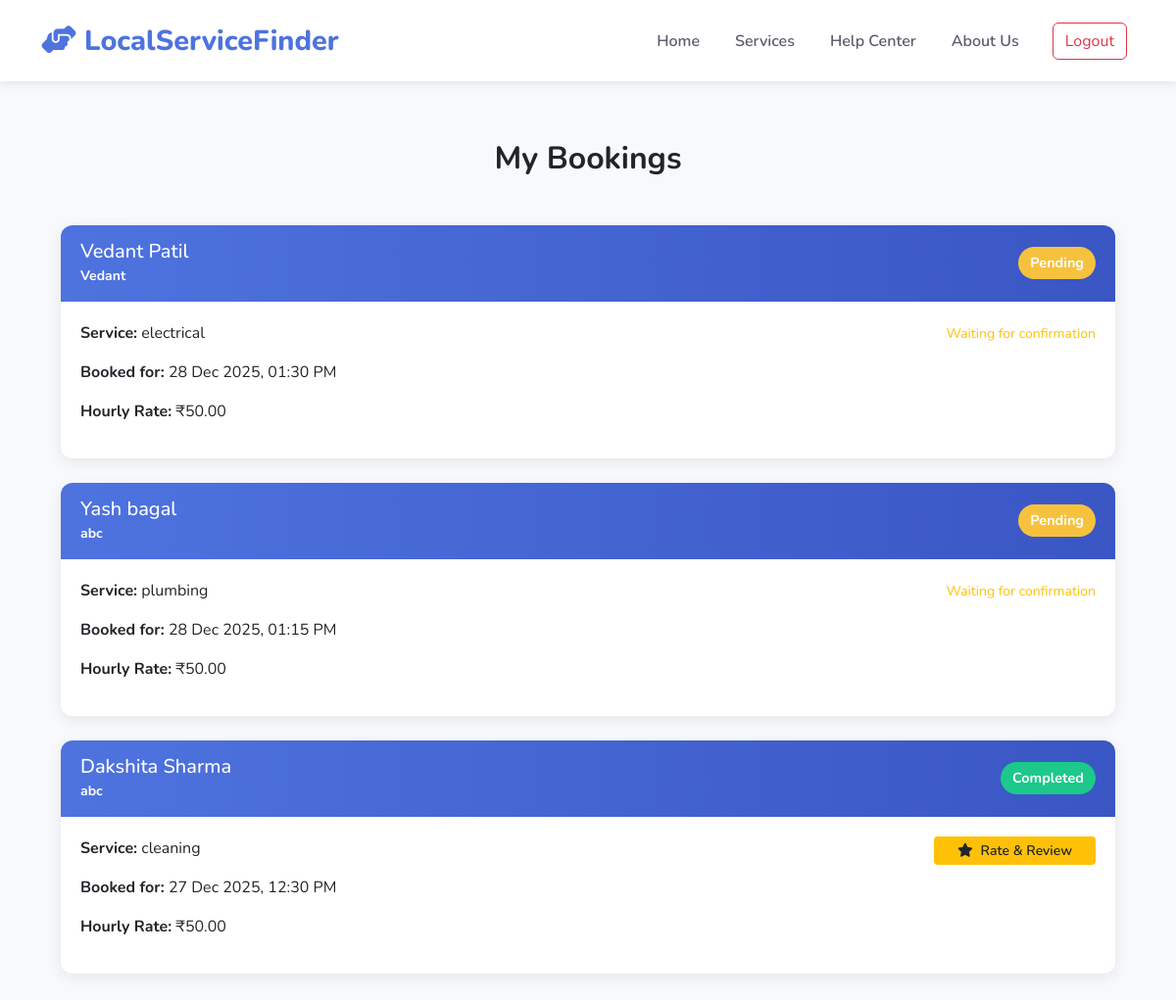
/my_bookings.php (signed in), run on the app's committed database.
### tables this page shows
CREATE TABLE `bookings` (
  `booking_id` int(11) NOT NULL,
  `user_id` int(11) DEFAULT NULL,
  `provider_id` int(11) NOT NULL,
  `service_category` varchar(100) NOT NULL,
  `booking_date` date NOT NULL,
  `booking_time` time NOT NULL,
  `notes` text DEFAULT NULL,
  `email` varchar(150) NOT NULL,
  `status` enum('pending','confirmed','completed','canceled') DEFAULT 'pending',
  `created_at` timestamp NULL DEFAULT current_timestamp()
);

CREATE TABLE `service_providers` (
  `provider_id` int(11) NOT NULL,
  `user_id` int(11) NOT NULL,
  `business_name` varchar(100) NOT NULL,
  `service_category` varchar(50) NOT NULL,
  `experience_years` int(11) DEFAULT 0,
  `hourly_rate` decimal(8,2) DEFAULT 0.00,
  `rating` decimal(3,2) DEFAULT 0.00,
  `rating_count` int(10) UNSIGNED NOT NULL DEFAULT 0,
  `description` text DEFAULT NULL,
  `created_at` timestamp NULL DEFAULT current_timestamp()
);

### my_bookings.php (the view, shortened to what this page needs)
<?php
$user_id = (int)$_SESSION['user_id'];
$conn = new mysqli("localhost", "root", "", "sem_project");
$stmt = $conn->prepare("
    SELECT
        b.booking_id,
        b.provider_id,
        b.booking_date,
        b.booking_time,                  -- ADDED: this is where the actual time is stored
        b.status,
        b.service_category,
        CONCAT(s.first_name, ' ', s.last_name) AS provider_name,
        sp.business_name,
        sp.service_category AS provider_category,
        sp.hourly_rate
    FROM bookings b
    LEFT JOIN signup s ON b.provider_id = s.user_id
    LEFT JOIN service_providers sp ON b.provider_id = sp.user_id
    WHERE b.user_id = ?
    ORDER BY b.booking_date DESC, b.booking_time DESC
");
$stmt->bind_param("i", $user_id);
$stmt->execute();
$result = $stmt->get_result();
$bookings = $result->fetch_all(MYSQLI_ASSOC);
?>
<!DOCTYPE html>
<html lang="en">
<head>
    <link href="https://cdn.jsdelivr.net/npm/bootstrap@5.3.0/dist/css/bootstrap.min.css" rel="stylesheet">
    <link rel="stylesheet" href="https://cdnjs.cloudflare.com/ajax/libs/font-awesome/6.4.0/css/all.min.css">
</head>
<body>
<nav class="navbar navbar-expand-lg navbar-light sticky-top">
    <div class="container">
        <a class="navbar-brand" href="index.php">
            <i class="fas fa-hands-helping"></i> LocalServiceFinder
        </a>
        <div class="collapse navbar-collapse" id="navbarNav">
            <ul class="navbar-nav ms-auto">
                <li class="nav-item"><a class="nav-link" href="index.php">Home</a></li>
                <li class="nav-item"><a class="nav-link" href="service.php">Services</a></li>
                <li class="nav-item"><a class="nav-link" href="help_center.html">Help Center</a></li>
                <li class="nav-item"><a class="nav-link" href="about.html">About Us</a></li>
            </ul>
            <div class="ms-lg-3 mt-3 mt-lg-0">
                <a href="logout.php" class="btn btn-outline-danger me-2">Logout</a>
            </div>
        </div>
    </div>
</nav>
<div class="bookings-container container">
    <h2 class="text-center fw-bold mb-5">My Bookings</h2>
    <?php if (empty($bookings)): ?>
        <div class="no-bookings">
            <i class="fas fa-calendar-times fa-4x text-muted mb-4"></i>
            <h4 class="text-muted">No bookings found</h4>
            <p class="text-muted mb-4">You haven't booked any services yet.</p>
            <a href="service.php" class="btn btn-primary btn-lg px-5">Browse Services</a>
        </div>
    <?php else: ?>
        <?php foreach ($bookings as $booking): ?>
            <div class="booking-card">
                <div class="booking-header d-flex justify-content-between align-items-center">
                    <div>
                        <h5 class="mb-0"><?= htmlspecialchars($booking['provider_name']) ?></h5>
                        <?php if (!empty($booking['business_name'])): ?>
                            <small><?= htmlspecialchars($booking['business_name']) ?></small>
                        <?php endif; ?>
                    </div>
                    <span class="status-badge status-<?= strtolower($booking['status']) ?>">
                        <?= ucfirst($booking['status']) ?>
                    </span>
                </div>
                <div class="booking-body">
                    <div class="row">
                        <div class="col-md-6">
                            <p><strong>Service:</strong> <?= htmlspecialchars($booking['service_category'] ?: $booking['provider_category'] ?: 'N/A') ?></p>
                            <?php
                            $date_part = $booking['booking_date'] ?? 'Unknown';
                            $time_part = $booking['booking_time'] ?? '00:00:00';
                            $full_datetime = $date_part . ' ' . $time_part;
                            $display_datetime = date('d M Y, h:i A', strtotime($full_datetime));
                            ?>
                            <p><strong>Booked for:</strong> <?= htmlspecialchars($display_datetime) ?></p>
                            <?php if (!empty($booking['hourly_rate'])): ?>
                                <p><strong>Hourly Rate:</strong> ₹<?= number_format($booking['hourly_rate'], 2) ?></p>
                            <?php endif; ?>
                        </div>
                        <div class="col-md-6 text-md-end mt-3 mt-md-0">
                            <?php if ($booking['status'] === 'completed'): ?>
                                <a href="feedback.php?provider=<?= urlencode($booking['provider_id']) ?>"
                                   class="btn btn-review btn-sm px-4">
                                    <i class="fas fa-star me-1"></i> Rate & Review
                                </a>
                            <?php elseif ($booking['status'] === 'pending'): ?>
                                <small class="text-warning">Waiting for confirmation</small>
                            <?php elseif ($booking['status'] === 'cancelled'): ?>
                                <small class="text-danger">Booking cancelled</small>
                            <?php endif; ?>
                        </div>
                    </div>
                </div>
            </div>
        <?php endforeach; ?>
    <?php endif; ?>
</div>
</body>
</html>

### my_bookings.php (style rules this page uses)
:root { --primary: #4e73df; --primary-dark: #3a56c4; --success: #1cc88a; --warning: #f6c23e; --danger: #e74a3b; --info: #36b9cc; }
body { font-family: 'Nunito', sans-serif; background-color: #f8f9fc; min-height: 100vh; display: flex; flex-direction: column; }
.navbar { background: white; box-shadow: 0 2px 10px rgba(0,0,0,0.1); padding: 15px 0; }
.navbar-brand { font-weight: 800; color: var(--primary); font-size: 1.8rem; }
.nav-link { color: #5a5c69; font-weight: 600; margin: 0 10px; }
.bookings-container { max-width: 1100px; margin: 60px auto; }
.booking-card { background: white; border-radius: 12px; box-shadow: 0 4px 15px rgba(0,0,0,0.08); margin-bottom: 25px; overflow: hidden; transition: transform 0.2s; }
.booking-header { background: linear-gradient(90deg, var(--primary), var(--primary-dark)); color: white; padding: 15px 20px; font-weight: 700; }
.booking-body { padding: 20px; }
.status-badge { font-size: 0.9rem; padding: 6px 12px; border-radius: 20px; }
.status-completed { background: var(--success); color: white; }
.status-pending { background: var(--warning); color: white; }
.btn-review { background: #ffc107; border: none; color: #212529; font-weight: 600; }

### data on the page
bookings: provider_name "Vedant Patil", service_providers.business_name "Vedant", status "Pending", service_category "electrical", display_datetime "28 Dec 2025, 01:30 PM", service_providers.hourly_rate "50.00", shows "Waiting for confirmation"
bookings: provider_name "Yash bagal", service_providers.business_name "abc", status "Pending", service_category "plumbing", display_datetime "28 Dec 2025, 01:15 PM", service_providers.hourly_rate "50.00", shows "Waiting for confirmation"
bookings: provider_name "Dakshita Sharma", service_providers.business_name "abc", status "Completed", service_category "cleaning", display_datetime "27 Dec 2025, 12:30 PM", service_providers.hourly_rate "50.00"
